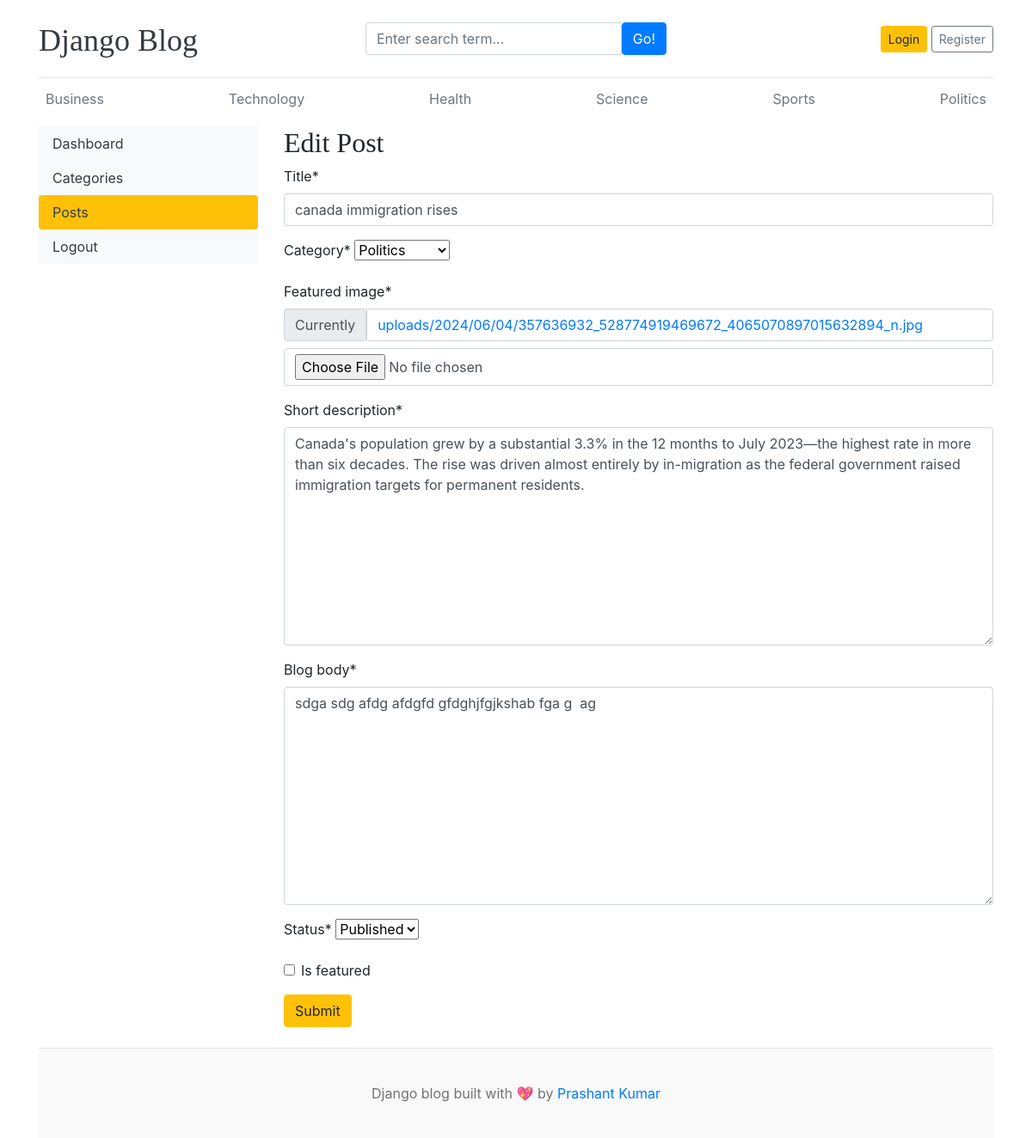
The page /dashboards/posts/edit/2/ on the database its author committed.
### blogs/models.py (models this page shows, shortened)
class Category(models.Model):
    category_name = models.CharField(max_length=50, unique=True)
    created_at = models.DateTimeField(auto_now_add=True)
    updated_at = models.DateTimeField(auto_now=True)
    class Meta:
        verbose_name_plural = 'Categories'
    def __str__(self):
        return self.category_name

class Blog(models.Model):
    title = models.CharField(max_length=100)
    slug = models.SlugField(max_length=150, unique=True, blank=True)
    category = models.ForeignKey(Category, on_delete=models.CASCADE)
    author = models.ForeignKey(User, on_delete=models.CASCADE)
    featured_image = models.ImageField(upload_to='uploads/%Y/%m/%d')
    short_description = models.TextField(max_length=500)
    blog_body = models.TextField(max_length=2000)
    status = models.CharField(max_length=20 , choices=STATUS_CHOICES, default='draft')
    is_featured = models.BooleanField(default=False)
    created_at = models.DateTimeField(editable=False)
    updated_at = models.DateTimeField()
    class Meta:
        verbose_name = 'Blog'
        verbose_name_plural = 'Blogs'

### dashboards/views.py (the view)
# urls.py: path('posts/edit/<int:pk>/', views.edit_post, name='edit_post'),
def edit_post(request, pk):
    post = get_object_or_404(Blog, pk=pk)
    if request.method == 'POST':
        form = BlogPostForm(request.POST, request.FILES, instance=post)
        if form.is_valid():
            post = form.save()
            title = form.cleaned_data['title']
            post.slug = slugify(title) + '-' + str(post.id)
            post.save()
            return redirect('posts')
    else:
        form = BlogPostForm(instance=post)
    context = {
        'form':form,
        'post':post
    }
    return render(request, 'dashboard/edit_post.html', context)

### dashboards/forms.py
class BlogPostForm(forms.ModelForm):
    class Meta:
        model = Blog
        fields = ('title','category','featured_image', 'short_description', 'blog_body', 'status', 'is_featured')

### blogs/context_processors.py (called while the page is built)
def get_categories(request):
    categories = Category.objects.all().order_by('-updated_at')
    return {'categories':categories}

def get_social_links(request):
    social_links = SocialLink.objects.all()
    return {'social_links':social_links}

### templates/dashboard/edit_post.html (shortened to what this page needs)
{% extends '_base.html' %}
{% load crispy_forms_tags %}
{% block content %}
<div class="row">
    {% include 'dashboard/sidebar.html' %}
    <div class="col-md-9">
        <h2>Edit Post</h2>
        <form action="{% url 'edit_post' post.id %}" method="POST" enctype="multipart/form-data">
            {{form|crispy}}
            <button type="submit" class="btn btn-warning">Submit</button>
        </form>
        <br>
    </div>
</div>
{% endblock content %}

### templates/_base.html (shortened to what this page needs)
{% load static %}
<!DOCTYPE html>
<html lang="en" style="overflow-y: scroll;">
<head>
    <link href="https://getbootstrap.com/docs/4.0/dist/css/bootstrap.min.css" rel="stylesheet">
    <link href="{% static 'css/blog.css' %}" rel="stylesheet">
    <link rel="stylesheet" href="https://cdnjs.cloudflare.com/ajax/libs/font-awesome/4.7.0/css/font-awesome.min.css">
  </head>
<body>
    <div class="container">
      <header class="blog-header py-3">
        <div class="row flex-nowrap justify-content-between align-items-center">
          <div class="col-4 pt-1">
            <a class="blog-header-logo text-dark" href="/">Django Blog</a>
          </div>
          <div class="col-4">
            <form action="{% url 'search' %}" method="GET">
              <div class="input-group">
                <input class="form-control" name="keyword" value="{{keyword}}" type="text" placeholder="Enter search term..." aria-label="Enter search term..." aria-describedby="button-search" />
                <button type="submit" class="btn btn-primary" id="button-search" type="button">Go!</button>
            </div>
            </form>
          </div>
          <div class="col-4 d-flex justify-content-end align-items-center">
            {% if not user.is_authenticated %}
            <a class="btn btn-sm btn-warning" href="{% url 'login' %}">Login</a> &nbsp;
            <a class="btn btn-sm btn-outline-secondary" href="{% url 'register' %}">Register</a>
            {% else %}
            <span><a href="{% url 'dashboard' %}">Dashboard</a></span>
            &emsp;
            <span><a href="{% url 'logout' %}">Logout</a></span>
            {% endif %}
          </div>
        </div>
      </header>
      <div class="nav-scroller py-1 mb-2">
        <nav class="nav d-flex justify-content-between">
          {% for i in categories %}
          <a class="p-2 text-muted" href="{% url 'post_by_category' i.id %}">{{ i.category_name }}</a>
          {% endfor %}
        </nav>
      </div>
{% block content %}
{% endblock content %}
<footer class="blog-footer">
    <p>Django blog built with 💖 by <a href="#">Prashant Kumar</a></p>
</footer>
</body>
</html>

### blog_main/static/css/blog.css (style rules this page uses)
.blog-header { border-bottom: 1px solid #e5e5e5; }
.blog-header-logo { font-family: "Playfair Display", Georgia, "Times New Roman", serif; font-size: 2.25rem; }
h1, h2, h3, h4, h5, h6 { font-family: "Playfair Display", Georgia, "Times New Roman", serif; }
.blog-footer { padding: 2.5rem 0; color: #727272; text-align: center; background-color: #f9f9f9; border-top: .05rem solid #e5e5e5; }
.blog-footer p:last-child { margin-bottom: 0; }

### rows shown on the page
Category: category_name "Business"
Category: category_name "Technology"
Category: category_name "Health"
Category: category_name "Science"
Category: category_name "Sports"
Category: category_name "Politics"
Blog: title "canada immigration rises", category "Politics", short_description "Canada's population grew by a substantial 3.3% in the 12 months to July 2023—the highest rate in more than six decades. The rise was driven almost entirely by in-migration as the federal government raised immigration targets for permanent residents.", blog_body "sdga sdg afdg afdgfd gfdghjfgjkshab fga g ag", status "Published"
